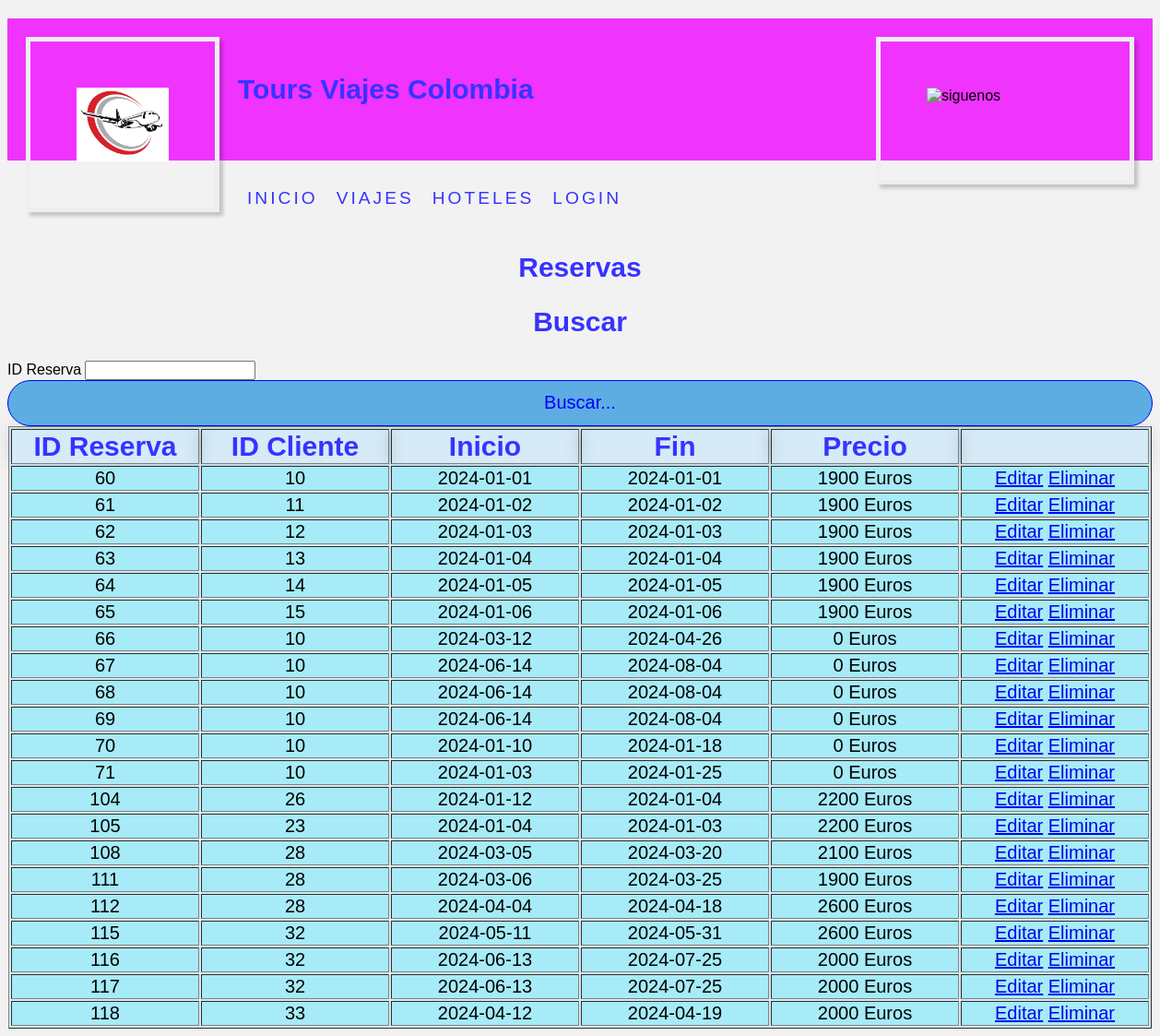
The page /admin_reservas.php on the database as committed earlier.
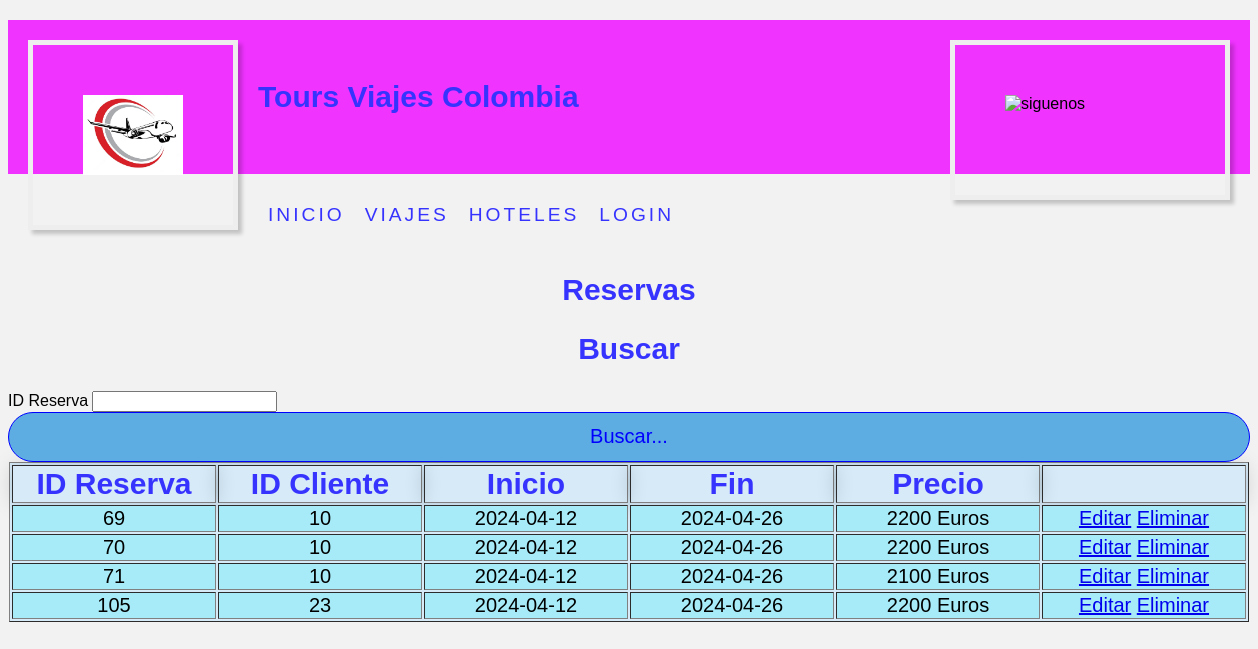
The same page on the database as committed later.
### tables this page shows
CREATE TABLE `reservas` (
  `ID_reserva` int(2) NOT NULL,
  `Fecha_inicio` date NOT NULL,
  `Fecha_fin` date NOT NULL,
  `Precio_total` int(10) NOT NULL,
  `ID_paquete` int(2) NOT NULL,
  `ID_cliente` int(2) NOT NULL,
  `ID_empleado` int(2) NOT NULL
);

### admin_reservas.php (the view, shortened to what this page needs)
<!DOCTYPE html>
<html>
<head>
	<link rel="stylesheet" type="text/css" href="css\estilos.css"></link>
</head>
<body>
<?php
require 'Partial/header.php';
require_once "database.php";
?>
<br>
	<br>
	<br>
    <h2 class="title">Reservas </h2>
    <h2 class="title">Buscar </h2>
    <form action="admin_reservas.php" method="post">
        <label>ID Reserva</label>
        <input type="text" name="id_reserva"/>
        <input type="submit" value="Buscar..." name="submit">
    </form>
  <center>
    <section>
      <article>
        <table border="1" bgcolor="#D6EAF8">
          <tr>
            <th class="tbl">ID Reserva</th>
            <th class="tbl">ID Cliente</th>
            <th class="tbl">Inicio</th>
            <th class="tbl">Fin</th>
            <th class="tbl">Precio</th>
            <th class="tbl"></th>
          </tr>
          <?php
                $sql6 =  "SELECT * FROM reservas";
                 $result6 = mysqli_query($conn, $sql6);
           while ($row = mysqli_fetch_object($result6)){
              echo "<tr><td class='tb'>" ;
              echo $row->ID_reserva;
              echo "</td>";
              echo "<td class='tb'>" ;
              echo $row->ID_cliente;
              echo "</td>";
              echo "<td class='tb'>" ;
              echo $row->Fecha_inicio;
              echo "</td>";
              echo "<td class='tb'>" ;
              echo $row->Fecha_fin;
              echo "</td>";
              echo "<td class='tb'>" ;
              echo $row->Precio_total;
              echo " Euros </td>";
              echo "<td class='tb'>" ;
              echo "<a href='admin_reserva.php?id_reserva=$row->ID_reserva&action=editar'>Editar</a> ";
              echo "<a href='admin_reserva.php?id_reserva=$row->ID_reserva&action=eliminar'>Eliminar</a>";
              echo "</td></tr>";
           }
          ?>
        </table>
      </article>
    </section>
  </center>
</body>
</html>

Rows that differ between the two databases and show on the page:
removed reservas: ID_reserva "60", ID_cliente "10", Fecha_inicio "2024-01-01", Fecha_fin "2024-01-01", Precio_total "1900"
removed reservas: ID_reserva "61", ID_cliente "11", Fecha_inicio "2024-01-02", Fecha_fin "2024-01-02", Precio_total "1900"
removed reservas: ID_reserva "62", ID_cliente "12", Fecha_inicio "2024-01-03", Fecha_fin "2024-01-03", Precio_total "1900"
removed reservas: ID_reserva "63", ID_cliente "13", Fecha_inicio "2024-01-04", Fecha_fin "2024-01-04", Precio_total "1900"
removed reservas: ID_reserva "64", ID_cliente "14", Fecha_inicio "2024-01-05", Fecha_fin "2024-01-05", Precio_total "1900"
removed reservas: ID_reserva "65", ID_cliente "15", Fecha_inicio "2024-01-06", Fecha_fin "2024-01-06", Precio_total "1900"
removed reservas: ID_reserva "66", ID_cliente "10", Fecha_inicio "2024-03-12", Fecha_fin "2024-04-26", Precio_total "0"
removed reservas: ID_reserva "67", ID_cliente "10", Fecha_inicio "2024-06-14", Fecha_fin "2024-08-04", Precio_total "0"
removed reservas: ID_reserva "68", ID_cliente "10", Fecha_inicio "2024-06-14", Fecha_fin "2024-08-04", Precio_total "0"
removed reservas: ID_reserva "69", ID_cliente "10", Fecha_inicio "2024-06-14", Fecha_fin "2024-08-04", Precio_total "0"
removed reservas: ID_reserva "70", ID_cliente "10", Fecha_inicio "2024-01-10", Fecha_fin "2024-01-18", Precio_total "0"
removed reservas: ID_reserva "71", ID_cliente "10", Fecha_inicio "2024-01-03", Fecha_fin "2024-01-25", Precio_total "0"
removed reservas: ID_reserva "104", ID_cliente "26", Fecha_inicio "2024-01-12", Fecha_fin "2024-01-04", Precio_total "2200"
removed reservas: ID_reserva "108", ID_cliente "28", Fecha_inicio "2024-03-05", Fecha_fin "2024-03-20", Precio_total "2100"
removed reservas: ID_reserva "111", ID_cliente "28", Fecha_inicio "2024-03-06", Fecha_fin "2024-03-25", Precio_total "1900"
removed reservas: ID_reserva "112", ID_cliente "28", Fecha_inicio "2024-04-04", Fecha_fin "2024-04-18", Precio_total "2600"
removed reservas: ID_reserva "115", ID_cliente "32", Fecha_inicio "2024-05-11", Fecha_fin "2024-05-31", Precio_total "2600"
removed reservas: ID_reserva "116", ID_cliente "32", Fecha_inicio "2024-06-13", Fecha_fin "2024-07-25", Precio_total "2000"
removed reservas: ID_reserva "117", ID_cliente "32", Fecha_inicio "2024-06-13", Fecha_fin "2024-07-25", Precio_total "2000"
removed reservas: ID_reserva "118", ID_cliente "33", Fecha_inicio "2024-04-12", Fecha_fin "2024-04-19", Precio_total "2000"
added reservas: ID_reserva "69", ID_cliente "10", Fecha_inicio "2024-04-12", Fecha_fin "2024-04-26", Precio_total "2200"
added reservas: ID_reserva "70", ID_cliente "10", Fecha_inicio "2024-04-12", Fecha_fin "2024-04-26", Precio_total "2200"
added reservas: ID_reserva "71", ID_cliente "10", Fecha_inicio "2024-04-12", Fecha_fin "2024-04-26", Precio_total "2100"
changed reservas (number 4 of 4 on the later page): Fecha_inicio "2024-01-04" → "2024-04-12"; Fecha_fin "2024-01-03" → "2024-04-26"
